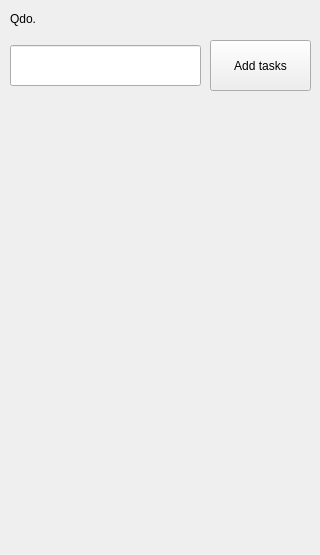
<?xml version="1.0" encoding="UTF-8"?>
<ui version="4.0">
 <class>MainWindow</class>
 <widget class="QMainWindow" name="MainWindow">
  <property name="enabled">
   <bool>true</bool>
  </property>
  <property name="geometry">
   <rect>
    <x>0</x>
    <y>0</y>
    <width>320</width>
    <height>555</height>
   </rect>
  </property>
  <property name="cursor">
   <cursorShape>ArrowCursor</cursorShape>
  </property>
  <property name="acceptDrops">
   <bool>true</bool>
  </property>
  <property name="windowTitle">
   <string>MainWindow</string>
  </property>
  <property name="windowIcon">
   <iconset>
    <normaloff>../../../Downloads/checklist_13077693.png</normaloff>../../../Downloads/checklist_13077693.png</iconset>
  </property>
  <widget class="QWidget" name="centralwidget">
   <widget class="QLabel" name="label">
    <property name="geometry">
     <rect>
      <x>10</x>
      <y>10</y>
      <width>66</width>
      <height>18</height>
     </rect>
    </property>
    <property name="text">
     <string>Qdo.</string>
    </property>
   </widget>
   <widget class="QPushButton" name="BTNaddtask">
    <property name="geometry">
     <rect>
      <x>210</x>
      <y>40</y>
      <width>101</width>
      <height>51</height>
     </rect>
    </property>
    <property name="text">
     <string>Add tasks</string>
    </property>
   </widget>
   <widget class="QLineEdit" name="LEtaskname">
    <property name="geometry">
     <rect>
      <x>10</x>
      <y>45</y>
      <width>191</width>
      <height>41</height>
     </rect>
    </property>
   </widget>
  </widget>
 </widget>
 <resources/>
 <connections/>
</ui>
